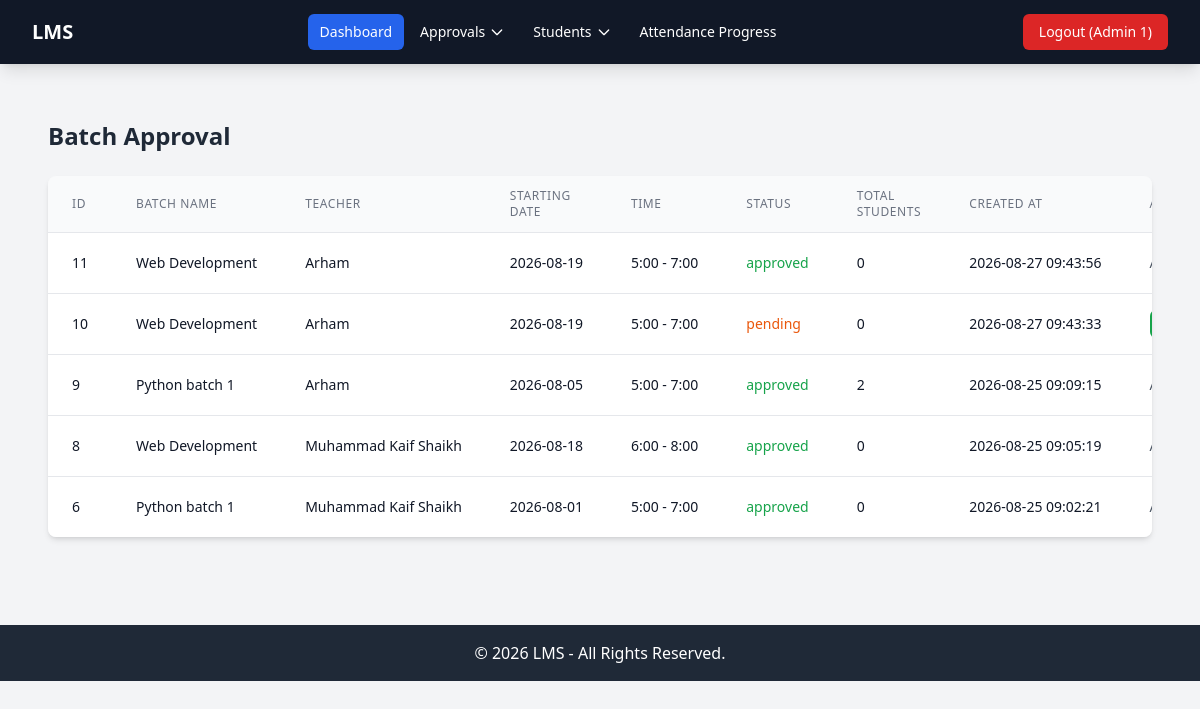
Screenshot of /admin/controller/teacher/batch_approval.php (signed in) with the database file from the repository.
### tables this page shows
CREATE TABLE `batches` (
  `id` int(11) NOT NULL,
  `batch_name` varchar(100) NOT NULL,
  `starting_date` date NOT NULL,
  `batch_time` varchar(50) NOT NULL,
  `teacher_id` int(11) NOT NULL,
  `status` enum('pending','approved','rejected') NOT NULL DEFAULT 'pending',
  `created_at` timestamp NOT NULL DEFAULT current_timestamp()
);

CREATE TABLE `users` (
  `id` int(11) NOT NULL,
  `full_name` varchar(100) NOT NULL,
  `email` varchar(100) NOT NULL,
  `password` varchar(255) NOT NULL,
  `contact` varchar(20) NOT NULL,
  `role` enum('admin','teacher','accountant') NOT NULL,
  `status` enum('pending','approved','rejected') NOT NULL DEFAULT 'pending',
  `created_at` timestamp NOT NULL DEFAULT current_timestamp()
);

### admin/controller/teacher/batch_approval.php (called while the page is built, shortened)
<?php
$batches = [];
$sql = "
    SELECT
        b.id,
        b.batch_name,
        b.starting_date,
        b.batch_time,
        b.status,
        b.created_at,
        u.full_name AS teacher_name,
        COUNT(bs.student_id) AS total_students
    FROM batches b
    JOIN users u
        ON b.teacher_id = u.id
    LEFT JOIN batch_students bs
        ON bs.batch_id = b.id
    GROUP BY
        b.id,
        b.batch_name,
        b.starting_date,
        b.batch_time,
        b.status,
        b.created_at,
        u.full_name
    ORDER BY b.created_at DESC
";
$result = $conn->query($sql);
while ($row = $result->fetch_assoc()) {
    $batches[] = $row;
}
include BASE_PATH . 'admin/view/teacher/batch_approval.php';
?>

### admin/view/teacher/batch_approval.php (the view, shortened to what this page needs)
<div class="max-w-7xl mx-auto px-4 py-8">
    <h1 class="text-2xl font-bold text-gray-800 mb-6">Batch Approval</h1>
    <div class="overflow-x-auto bg-white shadow-md rounded-lg">
        <table class="min-w-full divide-y divide-gray-200">
            <thead class="bg-gray-50">
                <tr>
                    <th class="px-6 py-3 text-left text-xs font-medium text-gray-500 uppercase tracking-wider">ID</th>
                    <th class="px-6 py-3 text-left text-xs font-medium text-gray-500 uppercase tracking-wider">Batch Name</th>
                    <th class="px-6 py-3 text-left text-xs font-medium text-gray-500 uppercase tracking-wider">Teacher</th>
                    <th class="px-6 py-3 text-left text-xs font-medium text-gray-500 uppercase tracking-wider">Starting Date</th>
                    <th class="px-6 py-3 text-left text-xs font-medium text-gray-500 uppercase tracking-wider">Time</th>
                    <th class="px-6 py-3 text-left text-xs font-medium text-gray-500 uppercase tracking-wider">Status</th>
                    <th class="px-6 py-3 text-left text-xs font-medium text-gray-500 uppercase tracking-wider">Total Students</th>
                    <th class="px-6 py-3 text-left text-xs font-medium text-gray-500 uppercase tracking-wider">Created At</th>
                    <th class="px-6 py-3 text-left text-xs font-medium text-gray-500 uppercase tracking-wider">Actions</th>
                </tr>
            </thead>
            <tbody class="bg-white divide-y divide-gray-200">
                <?php if (!empty($batches)): ?>
                    <?php foreach ($batches as $batch): ?>
                        <tr class="hover:bg-gray-50">
                            <td class="px-6 py-4 whitespace-nowrap text-sm text-gray-900"><?php echo $batch['id']; ?></td>
                            <td class="px-6 py-4 whitespace-nowrap text-sm text-gray-900"><?php echo htmlspecialchars($batch['batch_name']); ?></td>
                            <td class="px-6 py-4 whitespace-nowrap text-sm text-gray-900"><?php echo htmlspecialchars($batch['teacher_name']); ?></td>
                            <td class="px-6 py-4 whitespace-nowrap text-sm text-gray-900"><?php echo htmlspecialchars($batch['starting_date']); ?></td>
                            <td class="px-6 py-4 whitespace-nowrap text-sm text-gray-900"><?php echo htmlspecialchars($batch['batch_time']); ?></td>
                            <td class="px-6 py-4 whitespace-nowrap text-sm">
                                <?php
                                $status = $batch['status'];
                                $statusClass = 'text-orange-600';
                                if ($status === 'approved') {
                                    $statusClass = 'text-green-600';
                                } elseif ($status === 'rejected') {
                                    $statusClass = 'text-red-600';
                                }
                                ?>
                                <span class="font-medium <?php echo $statusClass; ?>">
                                    <?php echo htmlspecialchars($status); ?>
                                </span>
                            </td>
                            <td class="px-6 py-4 whitespace-nowrap text-sm text-gray-900"><?php echo intval($batch['total_students']); ?></td>
                            <td class="px-6 py-4 whitespace-nowrap text-sm text-gray-900"><?php echo htmlspecialchars($batch['created_at']); ?></td>
                            <td class="px-6 py-4 whitespace-nowrap text-sm font-medium space-x-2">
                                <?php if ($status === 'pending'): ?>
                                    <form method="POST" action="" class="inline">
                                        <button type="submit" name="status" value="approved" class="bg-green-600 hover:bg-green-700 text-white font-medium py-1 px-3 rounded-md text-sm transition-colors">Approve</button>
                                    </form>
                                <?php else: ?>
                                    <span class="text-sm text-gray-600"><?php echo ucfirst($status); ?></span>
                                <?php endif; ?>
                            </td>
                        </tr>
                    <?php endforeach; ?>
                <?php else: ?>
                    <tr>
                        <td colspan="9" class="px-6 py-4 text-center text-sm text-gray-500">No batches found.</td>
                    </tr>
                <?php endif; ?>
            </tbody>
        </table>
    </div>
</div>

### rows the page displays
batches: id "11", batch_name "Web Development", teacher.full_name "Arham", starting_date "2026-08-19", batch_time "5:00 - 7:00", status "approved", total_students "0", created_at "2026-08-27 09:43:56"
batches: id "10", batch_name "Web Development", teacher.full_name "Arham", starting_date "2026-08-19", batch_time "5:00 - 7:00", status "pending", total_students "0", created_at "2026-08-27 09:43:33"
batches: id "9", batch_name "Python batch 1", teacher.full_name "Arham", starting_date "2026-08-05", batch_time "5:00 - 7:00", status "approved", total_students "2", created_at "2026-08-25 09:09:15"
batches: id "8", batch_name "Web Development", teacher.full_name "Muhammad Kaif Shaikh", starting_date "2026-08-18", batch_time "6:00 - 8:00", status "approved", total_students "0", created_at "2026-08-25 09:05:19"
batches: id "6", batch_name "Python batch 1", teacher.full_name "Muhammad Kaif Shaikh", starting_date "2026-08-01", batch_time "5:00 - 7:00", status "approved", total_students "0", created_at "2026-08-25 09:02:21"

### other values shown
$user_name "Admin 1"
